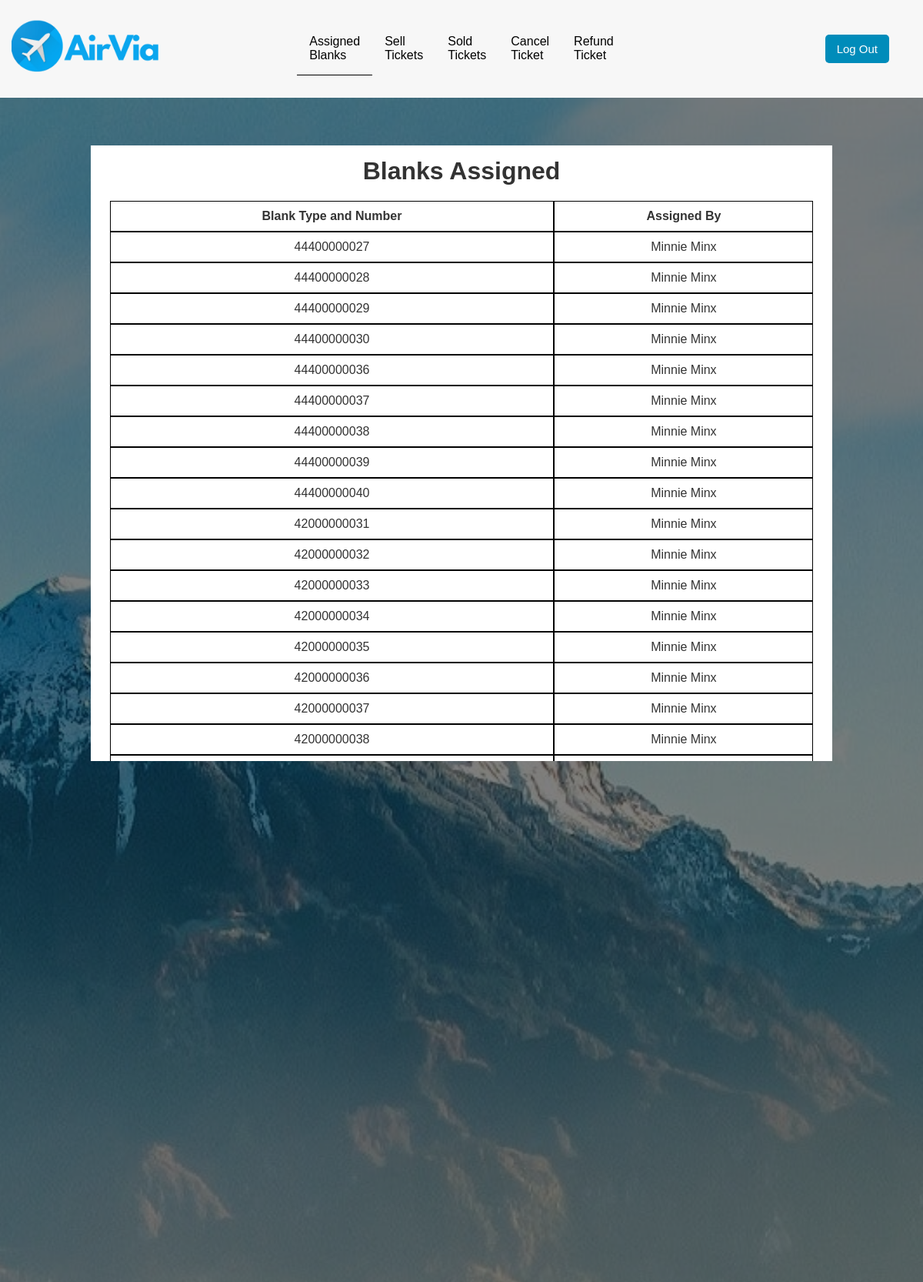
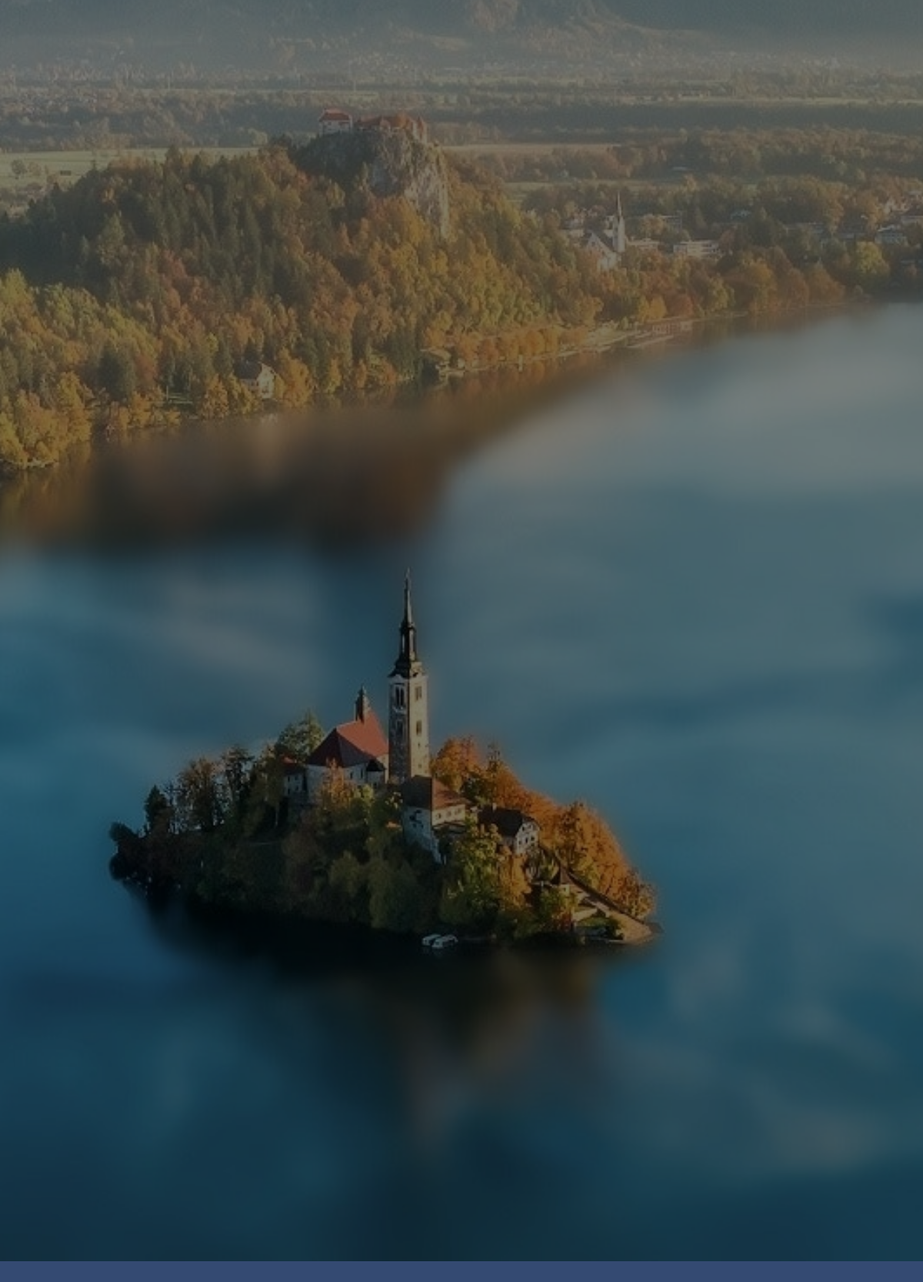
Page /templates/traveladvisor/assignedBlanks.php (signed in) on the committed database (2 pictures, top to bottom).
### tables this page shows
CREATE TABLE `assignblank` (
  `id` int(11) NOT NULL,
  `date1` date NOT NULL,
  `blanktypeandno` varchar(255) NOT NULL,
  `staffid` varchar(255) NOT NULL,
  `email` varchar(255) NOT NULL,
  `range1` int(8) UNSIGNED ZEROFILL NOT NULL,
  `range2` int(8) UNSIGNED ZEROFILL NOT NULL
);

### templates/traveladvisor/assignedBlanks.php (the view, shortened to what this page needs)
<!DOCTYPE html>
<html lang="en" xmlns:th="http://www.thymeleaf.org">
<head>
    <?php include('../../partials/header.php') ?>
</head>
<body style=" background: #344a72; ">
   <nav id="main-nav">
    <div class="contain" style="padding: 1.8rem;">
            <a href="home.php">
                    <img src="../../static/img/logo22.png" alt="" style=" position: absolute;top: 20px; left: 15px; max-width:200px">
            </a>
            <ul>
                <li><a href="assignedBlanks.php" class="present">Assigned Blanks</a></li>
                <li><a href="tickets.php" >Sell Tickets</a></li>
                <li><a href="soldticket.php" >Sold Tickets</a></li>
                <li><a href="cancelTicket.php">Cancel Ticket</a></li>
                <li><a href="refundTicket.php">Refund Ticket</a></li>
            </ul>
            <form action="../logout2.php" method="POST">
            <div class="item" style="padding: 15px 32px; text-align: center; border-radius: 5px; display: inline-block; position: absolute;top: 5px;right: 10px;">
                    <button style="background-color: #008CBA;border: none;color: white;padding: 10px 15px;text-align: center;border-radius: 5px;display: inline-block;font-size: 15px;margin:25px 2px;cursor: pointer;"
                    type="submit" class="logoutbtn" name="logout_btn2">Log Out</button>
                    </div>
            </form>
        </div>
    </nav>
    <header id="showcase">
        <div class="contain">
            <div class="showcase-contain">
                <div class="showcase-content">
                    <div id="container" style="max-width: 90%;  overflow:auto;  ">
                    <div class="form-wrap" style="max-width: 100rem;text-align: center; height:800px;overflow:auto;">
                    <?php
                        $connection = mysqli_connect("localhost","root","","ats");
                        $query = "SELECT * FROM assignblank WHERE staffid = '".$_SESSION['username2']."'";
                        $query_run = mysqli_query($connection,$query);
                        ?>
                        <h1 style="text-align: center; ">Blanks Assigned</h1>
                        <table style="margin-top: 20px" class="table table-bordered" id="dataTable" width="100%" cellspacing="0">
                            <thead>
                            <tr>
                                <th style="border: 1px solid black; padding: 10px ">Blank Type and Number</th>
                                <th style="border: 1px solid black;  padding: 10px">Assigned By</th>
                            </tr>
                            </thead>
                            <tbody>
                            <?php
                        if(mysqli_num_rows($query_run) > 0) {
                            while($row = mysqli_fetch_assoc($query_run)) {
                                ?>
                            <tr>
                                <td style="border: 1px solid black; text-align: center;   padding: 10px"><?php echo $row['blanktypeandno'] ?> </td>
                                <td style="border: 1px solid black; text-align: center;   padding: 10px"><?php echo $row['email'] ?> </td>
                            </tr>
                            <?php
                            }}
                            else {
                                echo "No record found";
                            }
                    ?>
                        </table>
                        </div>
                        </div>
                </div>
            </div>
        </div>
    </header>
</body>
</html>

### static/css/style.css (style rules this page uses)
* { padding: 0; margin: 0; box-sizing: border-box; }
body { font-family: Verdana, Geneva, Tahoma, sans-serif; }
#main-nav { background: #f7f7f7; position: sticky; top: 0; color: #333; z-index: 2; }
#main-nav .contain { display: grid; grid-template-columns: 1fr 1fr 1fr; }
#main-nav .contain ul { display: flex; list-style: none; align-items: center; }
#main-nav .contain ul li a { padding: 1rem; display: inline-block; }
#main-nav .contain div { justify-self: center; text-align: center; padding-top: 30px; }
.contain { max-width: 1200px; overflow: hidden; margin: auto; padding: 0 2rem; }
#showcase { background: #000; color: #fff; padding: 2rem; position: relative; }
#showcase::before { content: ''; background: url(../../static/img/showcase.jpg) no-repeat center center/cover; position: absolute; top: 0; left: 0; width: 100%; height: 100%; opacity: 0.5; }
#showcase .showcase-contain { display: grid; min-height: 77.5vh; }
#showcase .showcase-content { z-index: 1; color: #f7f7f7; }
.present { border-bottom: 1px solid #000; }
.form-wrap { padding: 15px 25px; }
.form-wrap h1, .form-wrap p { text-align: center; }
a { text-decoration: none; color: #000; padding: 1rem; }
form, label, input { margin:0; }
form { text-align: left; font-size: 15px; }
#container { margin: 30px auto; max-width: 30rem; }
.form-wrap { background: #fff; padding: 15px 25px; color: #333; }

### rows in the picture
assignblank: blanktypeandno "44400000027", email "Minnie Minx"
assignblank: blanktypeandno "44400000028", email "Minnie Minx"
assignblank: blanktypeandno "44400000029", email "Minnie Minx"
assignblank: blanktypeandno "44400000030", email "Minnie Minx"
assignblank: blanktypeandno "44400000036", email "Minnie Minx"
assignblank: blanktypeandno "44400000037", email "Minnie Minx"
assignblank: blanktypeandno "44400000038", email "Minnie Minx"
assignblank: blanktypeandno "44400000039", email "Minnie Minx"
assignblank: blanktypeandno "44400000040", email "Minnie Minx"
assignblank: blanktypeandno "42000000031", email "Minnie Minx"
assignblank: blanktypeandno "42000000032", email "Minnie Minx"
assignblank: blanktypeandno "42000000033", email "Minnie Minx"
assignblank: blanktypeandno "42000000034", email "Minnie Minx"
assignblank: blanktypeandno "42000000035", email "Minnie Minx"
assignblank: blanktypeandno "42000000036", email "Minnie Minx"
assignblank: blanktypeandno "42000000037", email "Minnie Minx"
assignblank: blanktypeandno "42000000038", email "Minnie Minx"
